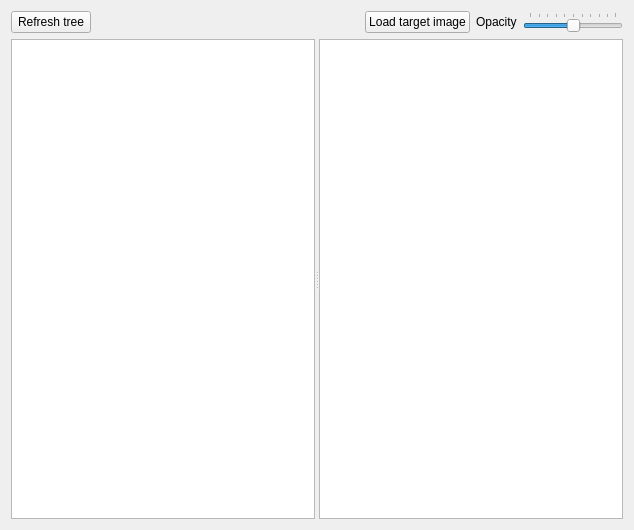
<?xml version="1.0" encoding="UTF-8"?>
<ui version="4.0">
 <class>Form</class>
 <widget class="QWidget" name="QmlTuner">
  <property name="geometry">
   <rect>
    <x>0</x>
    <y>0</y>
    <width>634</width>
    <height>530</height>
   </rect>
  </property>
  <property name="windowTitle">
   <string>QmlTuner</string>
  </property>
  <layout class="QVBoxLayout" name="verticalLayout">
   <item>
    <layout class="QHBoxLayout" name="horizontalLayout">
     <item>
      <widget class="QPushButton" name="refreshItems">
       <property name="text">
        <string>Refresh tree</string>
       </property>
      </widget>
     </item>
     <item>
      <spacer name="horizontalSpacer">
       <property name="orientation">
        <enum>Qt::Horizontal</enum>
       </property>
       <property name="sizeHint" stdset="0">
        <size>
         <width>40</width>
         <height>20</height>
        </size>
       </property>
      </spacer>
     </item>
     <item>
      <widget class="QPushButton" name="showTarget">
       <property name="text">
        <string>Load target image</string>
       </property>
      </widget>
     </item>
     <item>
      <widget class="QLabel" name="label">
       <property name="text">
        <string>Opacity</string>
       </property>
       <property name="buddy">
        <cstring>opacity</cstring>
       </property>
      </widget>
     </item>
     <item>
      <widget class="QSlider" name="opacity">
       <property name="maximumSize">
        <size>
         <width>100</width>
         <height>16777215</height>
        </size>
       </property>
       <property name="value">
        <number>50</number>
       </property>
       <property name="orientation">
        <enum>Qt::Horizontal</enum>
       </property>
       <property name="tickPosition">
        <enum>QSlider::TicksAbove</enum>
       </property>
      </widget>
     </item>
    </layout>
   </item>
   <item>
    <widget class="QSplitter" name="splitter">
     <property name="sizePolicy">
      <sizepolicy hsizetype="Expanding" vsizetype="Expanding">
       <horstretch>0</horstretch>
       <verstretch>0</verstretch>
      </sizepolicy>
     </property>
     <property name="orientation">
      <enum>Qt::Horizontal</enum>
     </property>
     <widget class="QTreeView" name="itemsView">
      <property name="sizePolicy">
       <sizepolicy hsizetype="MinimumExpanding" vsizetype="Minimum">
        <horstretch>0</horstretch>
        <verstretch>0</verstretch>
       </sizepolicy>
      </property>
      <attribute name="headerVisible">
       <bool>false</bool>
      </attribute>
     </widget>
     <widget class="QTableView" name="propertiesView">
      <property name="maximumSize">
       <size>
        <width>16777215</width>
        <height>16777215</height>
       </size>
      </property>
      <property name="cornerButtonEnabled">
       <bool>false</bool>
      </property>
      <attribute name="horizontalHeaderVisible">
       <bool>true</bool>
      </attribute>
      <attribute name="horizontalHeaderHighlightSections">
       <bool>false</bool>
      </attribute>
      <attribute name="horizontalHeaderMinimumSectionSize">
       <number>40</number>
      </attribute>
      <attribute name="horizontalHeaderStretchLastSection">
       <bool>true</bool>
      </attribute>
      <attribute name="verticalHeaderVisible">
       <bool>false</bool>
      </attribute>
      <attribute name="verticalHeaderStretchLastSection">
       <bool>false</bool>
      </attribute>
     </widget>
    </widget>
   </item>
  </layout>
 </widget>
 <resources/>
 <connections/>
</ui>
